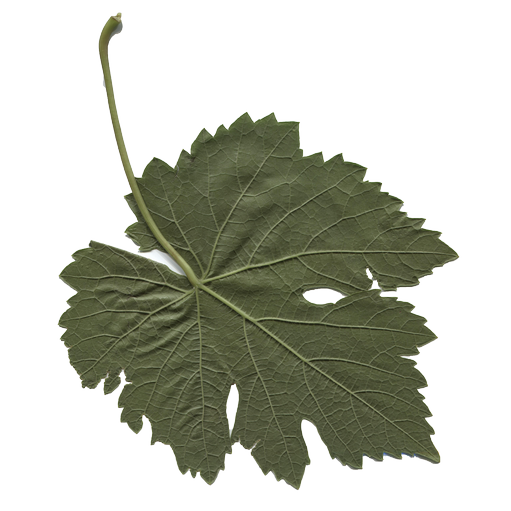
#> input picture Grapevine_Leaves_Image_Dataset/Buzgulu/Buzgulu (2).png, 511 x 511 px, found by its file name
$ python histogram.py
#> lines starting #> are read from the running program, lines starting #| are printed output that depends on the picture; after the words box and inside, x2 and y2 are one past the last pixel; in counts of white or black regions, pixels touching at a corner belong together
from PIL import Image, ImageFilter
import os
import matplotlib.pyplot as plt

# Use the uploaded image file
input_filename = "Buzgulu (2).png"

# Output folders
destination_folder = "grayscale"
histogram_folder = "histograms"
sharpen_folder = "sharpened"
smooth_folder = "smoothed"
segment_folder = "segmented"

folders = [destination_folder, histogram_folder, sharpen_folder, smooth_folder, segment_folder]

for folder in folders:
    if not os.path.exists(folder):
        os.makedirs(folder)
        print(f"Created directory: {folder}")

base_filename = os.path.splitext(os.path.basename(input_filename))[0]

print(f"\nStarting processing for: {input_filename}")

try:
    if not os.path.exists(input_filename):
        print(f"Error: File not found at {os.path.abspath(input_filename)}")
    else:
        with Image.open(input_filename) as image:

            # Convert to grayscale
#> image is the input picture: PIL image 511x511 RGBA; mean R, G, B, A 190.7, 192.8, 181.5, 97.5
            gray_image = image.convert("L")
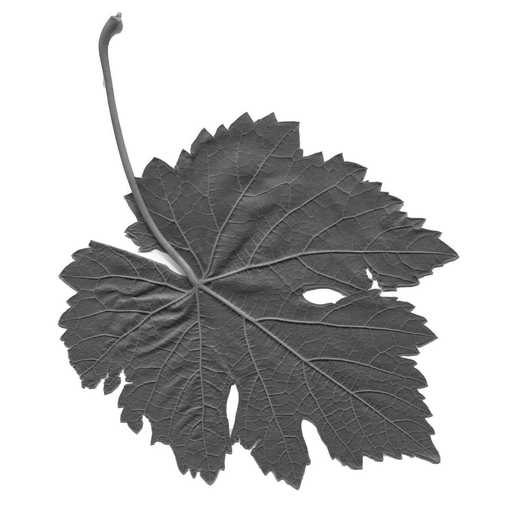
#> gray_image: PIL image 511x511 L; min 22, max 255, mean 190.9
            gray_output_path = os.path.join(destination_folder, base_filename + "_gray.png")
            gray_image.save(gray_output_path)
            print(f"   Saved grayscale: {gray_output_path}")

            # Create and save histogram
            hist_output_path = os.path.join(histogram_folder, base_filename + "_hist.png")
            hist_data = gray_image.histogram()
#> hist_data = 256 values, max 154255 at index 255, min 0 at index 0, mean 1020

            plt.figure(figsize=(10, 5))
            plt.bar(range(256), hist_data, width=1.0, color='gray')
            plt.title(f"Grayscale Histogram for {base_filename}")
            plt.xlabel("Pixel Intensity (0-255)")
            plt.ylabel("Pixel Count")
            plt.grid(axis='y', alpha=0.75)
            plt.savefig(hist_output_path)
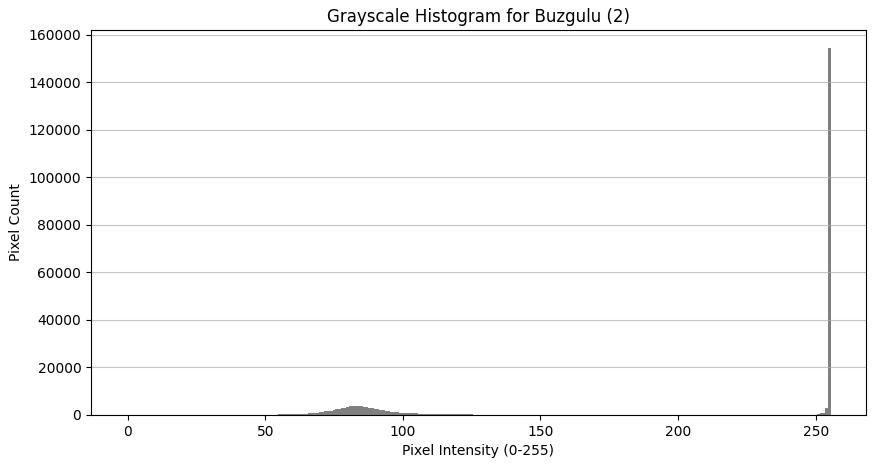
#> figure drawn by matplotlib, 1 panel; tallest bar 154255 high, from x = 254.5 to 255.5
            plt.close()
            print(f"   Histogram saved: {hist_output_path}")

            # Sharpened image
            sharp_image = gray_image.filter(ImageFilter.SHARPEN)
            sharp_output_path = os.path.join(sharpen_folder, base_filename + "_sharp.png")
            sharp_image.save(sharp_output_path)
            print(f"   Saved sharpened: {sharp_output_path}")

            # Smoothed (Gaussian blur) image
            smooth_image = gray_image.filter(ImageFilter.GaussianBlur(radius=2))
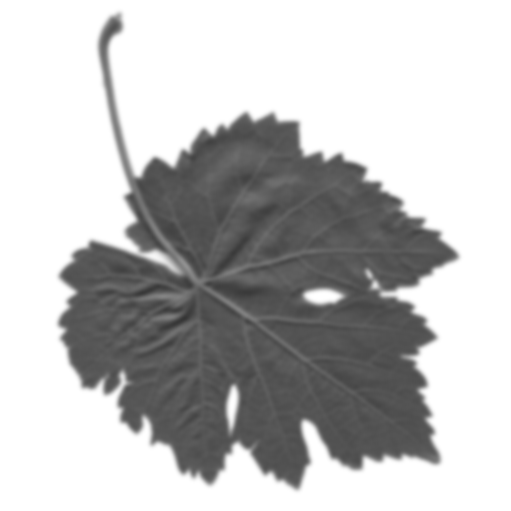
#> smooth_image: PIL image 511x511 L; min 53, max 255, mean 190.9
            smooth_output_path = os.path.join(smooth_folder, base_filename + "_smooth.png")
            smooth_image.save(smooth_output_path)
            print(f"   Saved smoothed: {smooth_output_path}")

            # Simple segmentation (threshold)
            segment_image = gray_image.point(lambda p: 255 if p > 128 else 0, '1')
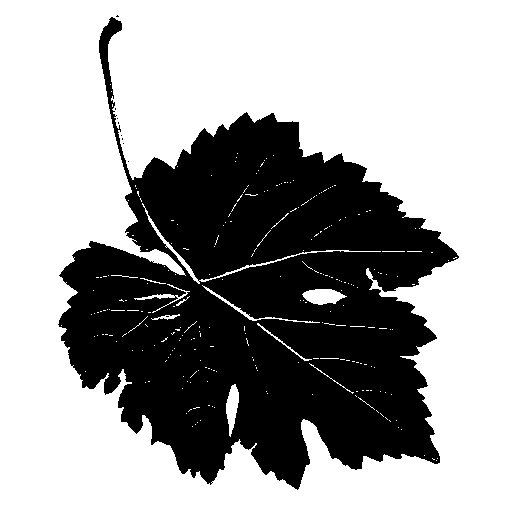
#> segment_image: PIL image 511x511 1; 63.4% white; 10 black regions (9 under 20 px), largest, box (x1, y1, x2, y2) and area: (58, 17, 459, 490) 95646
            segment_output_path = os.path.join(segment_folder, base_filename + "_segment.png")
            segment_image.save(segment_output_path)
            print(f"   Saved segmented: {segment_output_path}")

        print("\nProcessing complete! ✅")

except Exception as e:
    print(f"   Error processing {input_filename}: {e}")

$ run again, with Grapevine_Leaves_Image_Dataset/Buzgulu/Buzgulu (1).png copied over Grapevine_Leaves_Image_Dataset/Buzgulu/Buzgulu (2).png
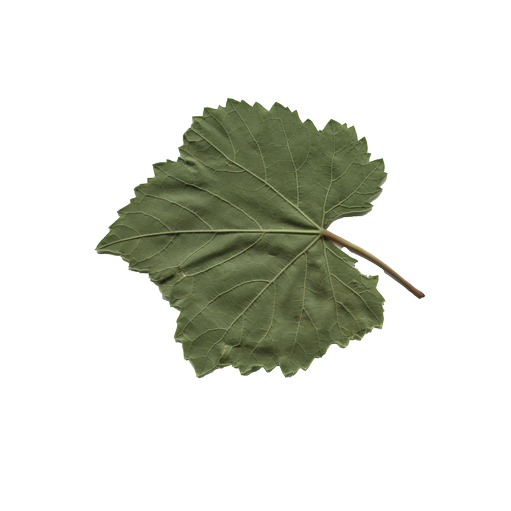
#> input picture Grapevine_Leaves_Image_Dataset/Buzgulu/Buzgulu (1).png, 511 x 511 px, found by its file name
#> image is the input picture: PIL image 511x511 RGBA; mean R, G, B, A 221.5, 223.5, 215.9, 53.1
#> `gray_image = image.convert("L")`:
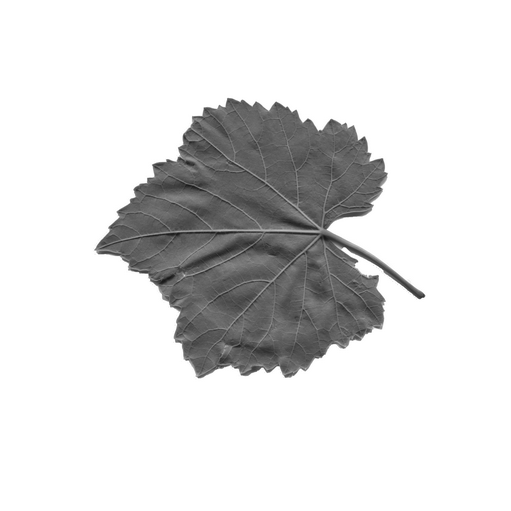
#> gray_image: PIL image 511x511 L; min 23, max 255, mean 222
#> hist_data = 256 values, max 202990 at index 255, min 0 at index 0, mean 1020
#> `segment_image = gray_image.point(lambda p: 255 if p > 128 else 0, '1')`:
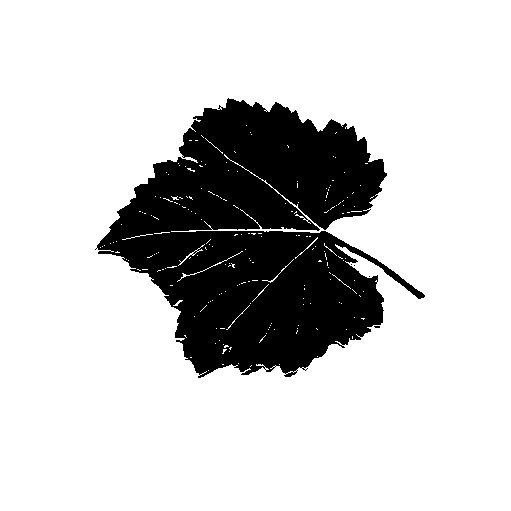
#> segment_image: PIL image 511x511 1; 80.2% white; 5 black regions (4 under 20 px), largest, box (x1, y1, x2, y2) and area: (95, 98, 425, 378) 51679

$ run again, with Grapevine_Leaves_Image_Dataset/Buzgulu/Buzgulu (10).png copied over Grapevine_Leaves_Image_Dataset/Buzgulu/Buzgulu (2).png
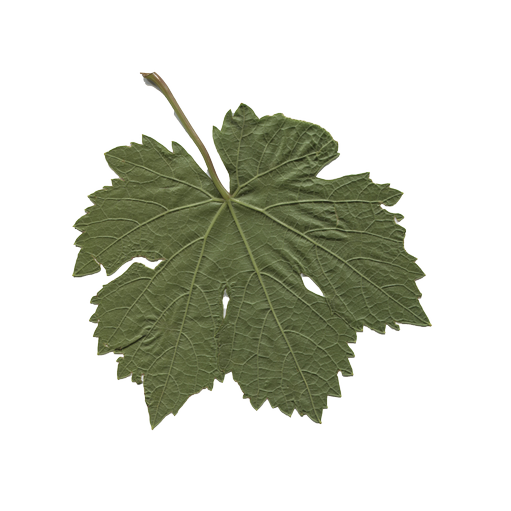
#> input picture Grapevine_Leaves_Image_Dataset/Buzgulu/Buzgulu (10).png, 511 x 511 px, found by its file name
#> image is the input picture: PIL image 511x511 RGBA; mean R, G, B, A 208.2, 210.6, 199.7, 74.2
#> `gray_image = image.convert("L")`:
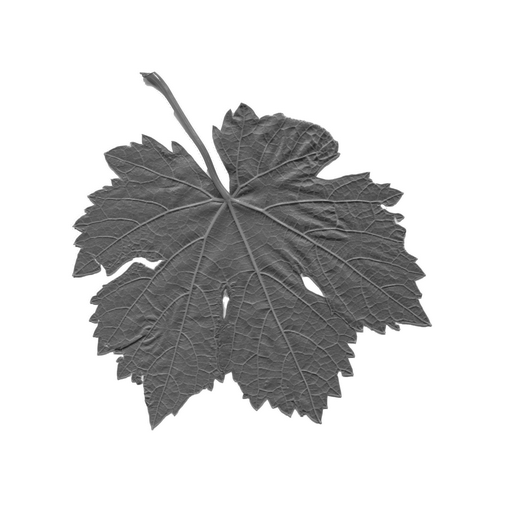
#> gray_image: PIL image 511x511 L; min 25, max 255, mean 208.6
#> hist_data = 256 values, max 179169 at index 255, min 0 at index 0, mean 1020
#> `segment_image = gray_image.point(lambda p: 255 if p > 128 else 0, '1')`:
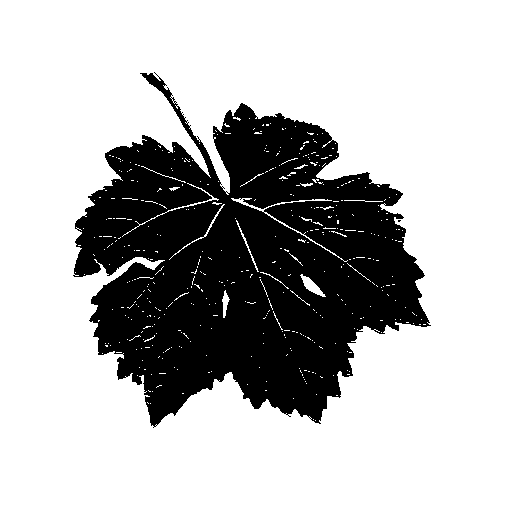
#> segment_image: PIL image 511x511 1; 72.4% white; 2 black regions (1 under 20 px), largest, box (x1, y1, x2, y2) and area: (73, 72, 431, 428) 72144

$ run again, with Grapevine_Leaves_Image_Dataset/Buzgulu/Buzgulu (100).png copied over Grapevine_Leaves_Image_Dataset/Buzgulu/Buzgulu (2).png
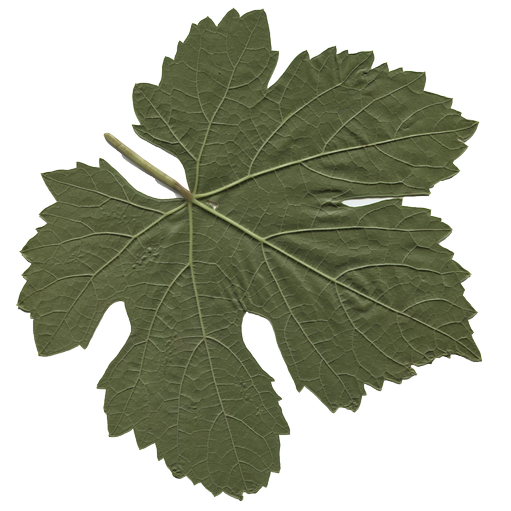
#> input picture Grapevine_Leaves_Image_Dataset/Buzgulu/Buzgulu (100).png, 511 x 511 px, found by its file name
#> image is the input picture: PIL image 511x511 RGBA; mean R, G, B, A 167.5, 170.9, 153.5, 134
#> `gray_image = image.convert("L")`:
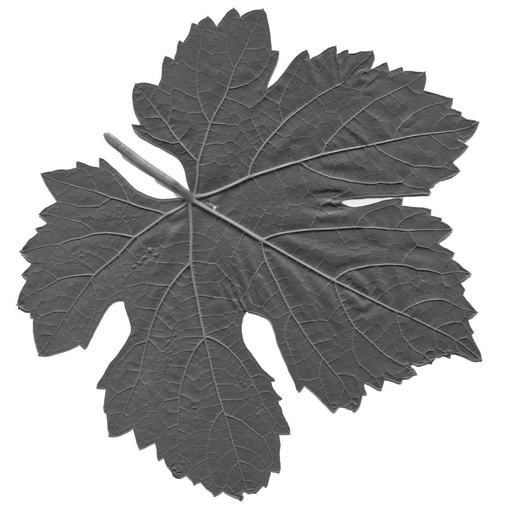
#> gray_image: PIL image 511x511 L; min 21, max 255, mean 167.9
#> hist_data = 256 values, max 116014 at index 255, min 0 at index 0, mean 1020
#> `segment_image = gray_image.point(lambda p: 255 if p > 128 else 0, '1')`:
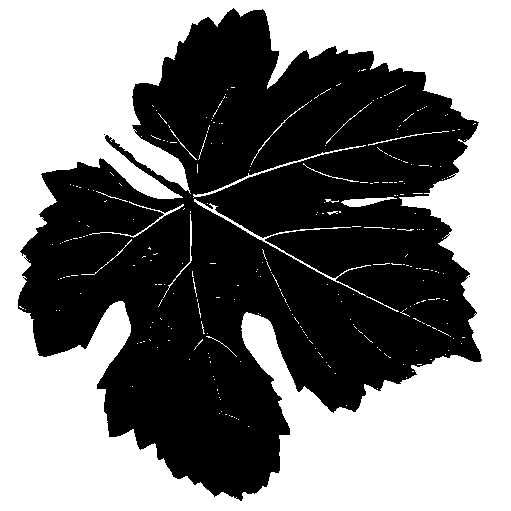
#> segment_image: PIL image 511x511 1; 49.2% white; 294 white regions (275 under 20 px), largest, box (x1, y1, x2, y2) and area: (0, 0, 511, 511) 125428, (194, 199, 399, 312) 686, (193, 145, 366, 198) 374
